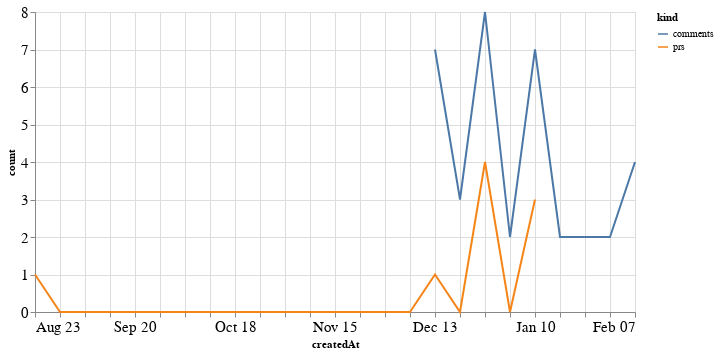

Source (notebook cell):
### Code cell
alt.Chart(total_time, width=600).mark_line().encode(
    x='createdAt',
    y='count',
    color='kind'
)

### Figure 1 — Vega-Lite specification as saved in the notebook (floating-point values rounded to 4 significant figures)
{"config": {"axisLeft": {"labelFontSize": 15}, "axisBottom": {"labelFontSize": 15}}, "data": {"name": "data-565553b899c888ac384658761e6ae06b"}, "mark": "line", "encoding": {"color": {"type": "nominal", "field": "kind"}, "x": {"type": "temporal", "field": "createdAt"}, "y": {"type": "quantitative", "field": "count"}}, "width": 600, "$schema": "https://vega.github.io/schema/vega-lite/v4.8.1.json", "datasets": {"data-565553b899c888ac384658761e6ae06b": [{"createdAt": "2020-08-23T00:00:00", "kind": "prs", "count": 1.0}, {"createdAt": "2020-08-30T00:00:00", "kind": "prs", "count": 0.0}, {"createdAt": "2020-09-06T00:00:00", "kind": "prs", "count": 0.0}, {"createdAt": "2020-09-13T00:00:00", "kind": "prs", "count": 0.0}, {"createdAt": "2020-09-20T00:00:00", "kind": "prs", "count": 0.0}, {"createdAt": "2020-09-27T00:00:00", "kind": "prs", "count": 0.0}, {"createdAt": "2020-10-04T00:00:00", "kind": "prs", "count": 0.0}, {"createdAt": "2020-10-11T00:00:00", "kind": "prs", "count": 0.0}, {"createdAt": "2020-10-18T00:00:00", "kind": "prs", "count": 0.0}, {"createdAt": "2020-10-25T00:00:00", "kind": "prs", "count": 0.0}, {"createdAt": "2020-11-01T00:00:00", "kind": "prs", "count": 0.0}, {"createdAt": "2020-11-08T00:00:00", "kind": "prs", "count": 0.0}, {"createdAt": "2020-11-15T00:00:00", "kind": "prs", "count": 0.0}, {"createdAt": "2020-11-22T00:00:00", "kind": "prs", "count": 0.0}, {"createdAt": "2020-11-29T00:00:00", "kind": "prs", "count": 0.0}, {"createdAt": "2020-12-06T00:00:00", "kind": "prs", "count": 0.0}, {"createdAt": "2020-12-13T00:00:00", "kind": "prs", "count": 1.0}, {"createdAt": "2020-12-20T00:00:00", "kind": "prs", "count": 0.0}, {"createdAt": "2020-12-27T00:00:00", "kind": "prs", "count": 4.0}, {"createdAt": "2021-01-03T00:00:00", "kind": "prs", "count": 0.0}, {"createdAt": "2021-01-10T00:00:00", "kind": "prs", "count": 3.0}, {"createdAt": "2021-01-17T00:00:00", "kind": "prs", "count": null}, {"createdAt": "2021-01-24T00:00:00", "kind": "prs", "count": null}, {"createdAt": "2021-01-31T00:00:00", "kind": "prs", "count": null}, {"createdAt": "2021-02-07T00:00:00", "kind": "prs", "count": null}, {"createdAt": "2020-08-23T00:00:00", "kind": "comments", "count": null}, {"createdAt": "2020-08-30T00:00:00", "kind": "comments", "count": null}, {"createdAt": "2020-09-06T00:00:00", "kind": "comments", "count": null}, {"createdAt": "2020-09-13T00:00:00", "kind": "comments", "count": null}, {"createdAt": "2020-09-20T00:00:00", "kind": "comments", "count": null}, {"createdAt": "2020-09-27T00:00:00", "kind": "comments", "count": null}, {"createdAt": "2020-10-04T00:00:00", "kind": "comments", "count": null}, {"createdAt": "2020-10-11T00:00:00", "kind": "comments", "count": null}, {"createdAt": "2020-10-18T00:00:00", "kind": "comments", "count": null}, {"createdAt": "2020-10-25T00:00:00", "kind": "comments", "count": null}, {"createdAt": "2020-11-01T00:00:00", "kind": "comments", "count": null}, {"createdAt": "2020-11-08T00:00:00", "kind": "comments", "count": null}, {"createdAt": "2020-11-15T00:00:00", "kind": "comments", "count": null}, {"createdAt": "2020-11-22T00:00:00", "kind": "comments", "count": null}, {"createdAt": "2020-11-29T00:00:00", "kind": "comments", "count": null}, {"createdAt": "2020-12-06T00:00:00", "kind": "comments", "count": null}, {"createdAt": "2020-12-13T00:00:00", "kind": "comments", "count": 7.0}, {"createdAt": "2020-12-20T00:00:00", "kind": "comments", "count": 3.0}, {"createdAt": "2020-12-27T00:00:00", "kind": "comments", "count": 8.0}, {"createdAt": "2021-01-03T00:00:00", "kind": "comments", "count": 2.0}, {"createdAt": "2021-01-10T00:00:00", "kind": "comments", "count": 7.0}, {"createdAt": "2021-01-17T00:00:00", "kind": "comments", "count": 2.0}, {"createdAt": "2021-01-24T00:00:00", "kind": "comments", "count": 2.0}, {"createdAt": "2021-01-31T00:00:00", "kind": "comments", "count": 2.0}, {"createdAt": "2021-02-07T00:00:00", "kind": "comments", "count": 4.0}]}}
